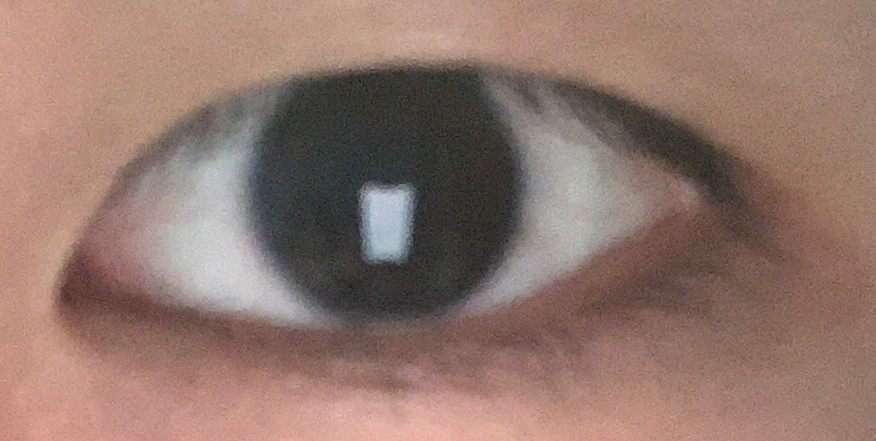
#> input picture blending/eye.jpg, 876 x 441 px
$ python blending.py
#> lines starting #> are read from the running program, lines starting #| are printed output that depends on the picture
import cv2 as cv
import numpy as np
from matplotlib import pyplot as plt

plot_grid_size = (4,6)

def plot_img(index, img, title):
    plt.subplot(plot_grid_size[0],plot_grid_size[1],index)
    plt.imshow(img[...,::-1])#rgb 순으로 출력
    plt.axis('off'), plt.title(title)

def display_untilKey(Pimgs, Titles):
    for img, title in zip(Pimgs, Titles):
        cv.imshow(title, img)
    cv.waitKey(0)

def generate_gaussian_pyramid(img, levels):
    GP = [img]
    for i in range(1, levels): # 0 to levels - 1 same as range(0, levels, 1)
        img = cv.pyrDown(img)
        GP.append(img)
    return GP

def generate_laplacian_pyramid(GP):
    levels = len(GP)
    LP = [] #[GP[levels + 1]]
    for i in range(levels-1, 0, -1):
        upsample_img = cv.pyrUp(GP[i], None, GP[i-1].shape[:2])
        laplacian_img = cv.subtract(GP[i-1], upsample_img)
        LP.append(laplacian_img)
    LP.reverse()
    return LP

def generate_pyramid_composition_image(Pimgs):
    levels = len(Pimgs)
    rows, cols = Pimgs[0].shape[:2]
    composite_image = np.zeros((rows, cols + int(cols / 2 + 0.5), 3), dtype=Pimgs[0].dtype)
    composite_image[:rows, :cols, :] = Pimgs[0]
    i_row = 0
    for p in Pimgs[1:]:
        n_rows, n_cols = p.shape[:2]
        composite_image[i_row:i_row + n_rows, cols:cols + n_cols,:] = p
        i_row += n_rows
    return composite_image

def stitch_LhalfAndRhalf(P_left, P_right):
    P_stitch = []
    for la,lb in zip(P_left, P_right):
        left=la.copy()
        right=lb.copy()
        l_x=left.shape[0];l_y=left.shape[1]
        r_x=right.shape[0];r_y=right.shape[1]
        left[(l_x-r_x)//2:((l_x-r_x)//2)+r_x , (l_y-r_y)//2:((l_y-r_y)//2)+r_y]=right
        P_stitch.append(left)
    return P_stitch

img_eye = cv.imread("./eye.jpg")
#> img_eye is the input picture: shape (441, 876, 3); mean B, G, R 108.1, 117.9, 144.9
img_hand = cv.imread("./hand.jpg")
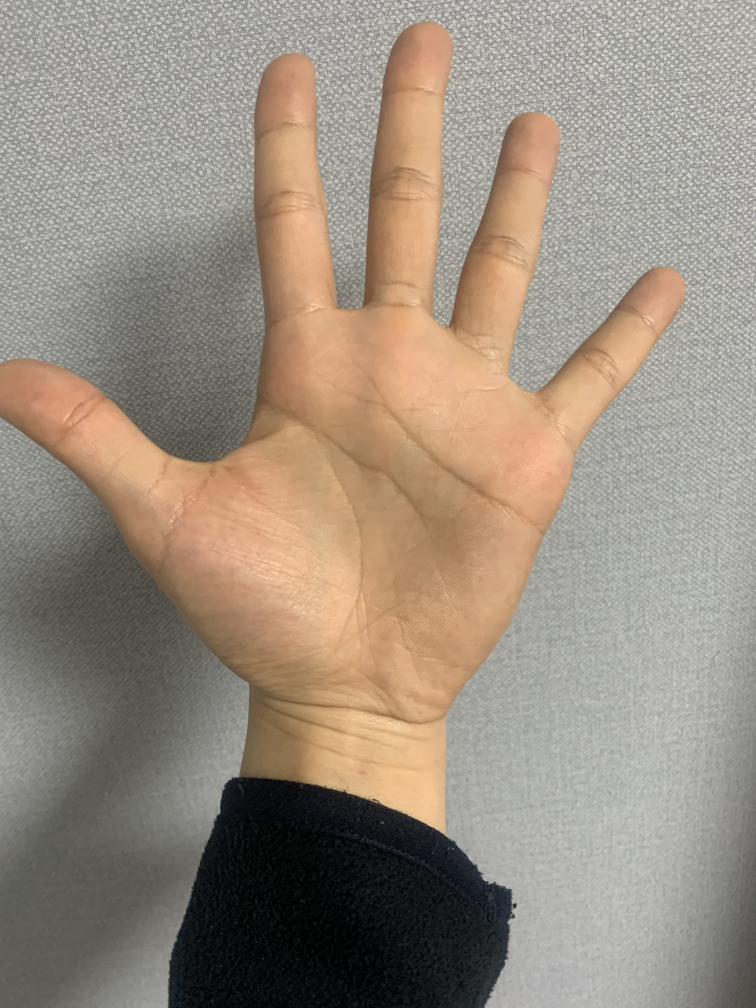
#> input picture blending/hand.jpg, 3024 x 4032 px (shown at 1/4 size)
#> img_hand is the input picture: shape (4032, 3024, 3); mean B, G, R 127.5, 141.1, 153.5

img_eye=cv.resize(img_eye, (101, 101))
#> img_eye: shape (101, 101, 3)
img_hand=cv.resize(img_hand, (501, 501))
#> img_hand: shape (501, 501, 3)

plot_img(1, img_eye, "eye")
plot_img(2, img_hand, "hand")


GP_eye = generate_gaussian_pyramid(img_eye, 6)
#> after the loop in generate_gaussian_pyramid, `for i in range(1, levels):`: GP = 6 items
#> GP_eye = 6 items
GP_hand = generate_gaussian_pyramid(img_hand, 6)
#> GP_hand = 6 items
LP_eye = generate_laplacian_pyramid(GP_eye)
#> in generate_laplacian_pyramid, `levels = len(GP)`: levels = 6
#> after the loop in generate_laplacian_pyramid, `for i in range(levels-1, 0, -1):`: LP = 5 items
#> LP_eye = 5 items
LP_hand = generate_laplacian_pyramid(GP_hand)
#> LP_hand = 5 items


display_untilKey([generate_pyramid_composition_image(GP_eye),
                   generate_pyramid_composition_image(GP_hand),
                   generate_pyramid_composition_image(LP_eye),
                   generate_pyramid_composition_image(LP_hand)],
                  ["GP_eye", "GP_hand", "LP_eye", "LP_hand"])
#> in generate_pyramid_composition_image, `levels = len(Pimgs)`: levels = 6
#> the loop in generate_pyramid_composition_image, `for p in Pimgs[1:]:` made 5 passes
#> (n_rows, n_cols, i_row) on passes 1 to 5: (51, 51, 51), (26, 26, 77), (13, 13, 90), (7, 7, 97), (4, 4, 101)
#> after the loop in generate_pyramid_composition_image, `for p in Pimgs[1:]:`:
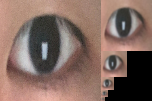
#> composite_image: shape (101, 152, 3); mean of channels 0, 1, 2 96.6, 105.4, 129.6; drawn as B, G, R
#> after the loop in generate_pyramid_composition_image, `for p in Pimgs[1:]:`: i_row = 101
#> the loop in generate_pyramid_composition_image (call 2), `for p in Pimgs[1:]:` made 5 passes
#> (n_rows, n_cols, i_row) on passes 1 to 5: (251, 251, 251), (126, 126, 377), (63, 63, 440), (32, 32, 472), (16, 16, 488)
#> in generate_pyramid_composition_image (call 3), `levels = len(Pimgs)`: levels = 5
#> the loop in generate_pyramid_composition_image (call 3), `for p in Pimgs[1:]:` made 4 passes
#> after the loop in generate_pyramid_composition_image (call 3), `for p in Pimgs[1:]:`:
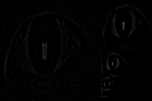
#> composite_image: shape (101, 152, 3); mean of channels 0, 1, 2 2.2, 2.2, 2.3; drawn as B, G, R
#> after the loop in generate_pyramid_composition_image (call 3), `for p in Pimgs[1:]:`: i_row = 97
#> after the loop in generate_pyramid_composition_image (call 4), `for p in Pimgs[1:]:`: composite_image: shape (501, 752, 3); mean of channels 0, 1, 2 2.5, 2.6, 2.6
#> the loop in display_untilKey, `for img, title in zip(Pimgs, Titles):` made 4 passes
#> title on passes 1 to 4: 'GP_eye', 'GP_hand', 'LP_eye', 'LP_hand'


LP_stitch = stitch_LhalfAndRhalf(LP_hand,LP_eye)
#> the loop in stitch_LhalfAndRhalf, `for la,lb in zip(P_left, P_right):` made 5 passes
#> (l_x, l_y, r_x, r_y) on passes 1 to 5: (501, 501, 101, 101), (251, 251, 51, 51), (126, 126, 26, 26), (63, 63, 13, 13), (32, 32, 7, 7)
#> pass 1, in stitch_LhalfAndRhalf, `left=la.copy()`:
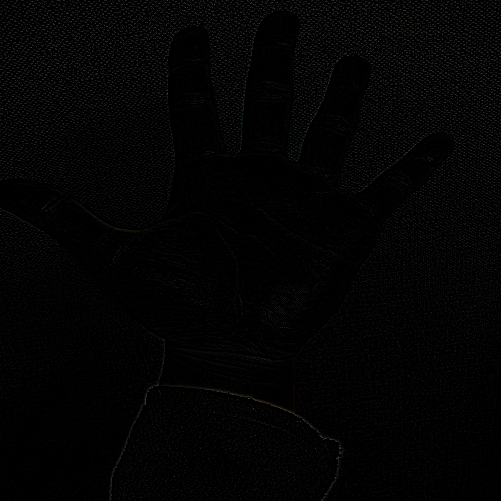
#> left: shape (501, 501, 3); mean of channels 0, 1, 2 3.3, 3.4, 3.4; drawn as B, G, R
#> after the loop in stitch_LhalfAndRhalf, `for la,lb in zip(P_left, P_right):`: P_stitch = 5 items
#> LP_stitch = 5 items
GP_stitch = stitch_LhalfAndRhalf(GP_hand,GP_eye)
#> the loop in stitch_LhalfAndRhalf (call 2), `for la,lb in zip(P_left, P_right):` made 6 passes
#> GP_stitch = 6 items

display_untilKey([generate_pyramid_composition_image(GP_stitch),
                   generate_pyramid_composition_image(LP_stitch)],
                  ["composite GP imgs", "composite LP imgs"])
#> in generate_pyramid_composition_image (call 5), `levels = len(Pimgs)`: levels = 6
#> the loop in generate_pyramid_composition_image (call 5), `for p in Pimgs[1:]:` made 5 passes
#> after the loop in generate_pyramid_composition_image (call 5), `for p in Pimgs[1:]:`:
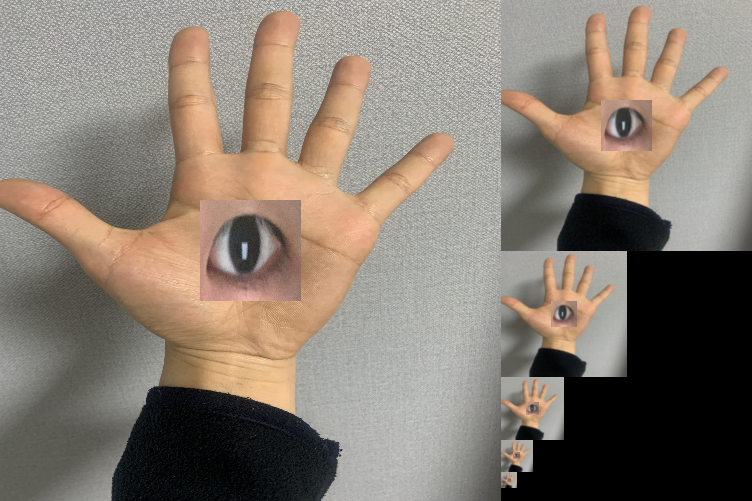
#> composite_image: shape (501, 752, 3); mean of channels 0, 1, 2 113.2, 124.2, 134.7; drawn as B, G, R
#> after the loop in generate_pyramid_composition_image (call 5), `for p in Pimgs[1:]:`: i_row = 488
#> after the loop in generate_pyramid_composition_image (call 6), `for p in Pimgs[1:]:`: composite_image: shape (501, 752, 3); mean of channels 0, 1, 2 2.5, 2.6, 2.6
#> the loop in display_untilKey (call 2), `for img, title in zip(Pimgs, Titles):` made 2 passes

recon_img = GP_stitch[-1]
lp_maxlev = len(LP_stitch) - 1
#> lp_maxlev = 4
plot_img(6, recon_img.copy(), "level: " + str(5))

for i in range(lp_maxlev, -1, -1):
    recon_img = cv.pyrUp(recon_img, None,LP_stitch[i].shape[:2])
    plot_img(i + 1 + 12, recon_img.copy(), "level: " + str(i))
    recon_img = cv.add(recon_img, LP_stitch[i])
    plot_img(i + 1, recon_img.copy(), "level: " + str(i))
    plot_img(i + 1 + 6, LP_stitch[i].copy(), "level: " + str(i))
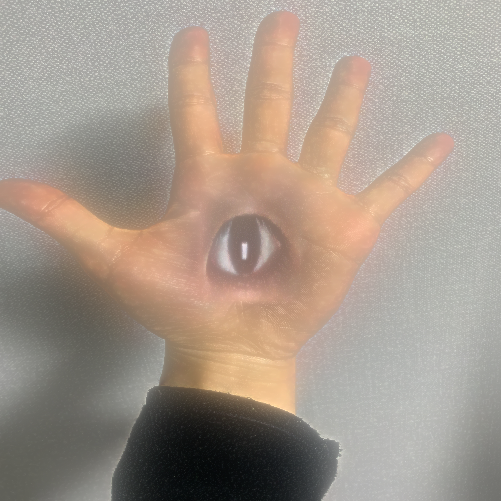
#> recon_img: shape (501, 501, 3); mean of channels 0, 1, 2 139.1, 151, 164.5; drawn as B, G, R

plot_img(1, recon_img, "result")
plt.show()
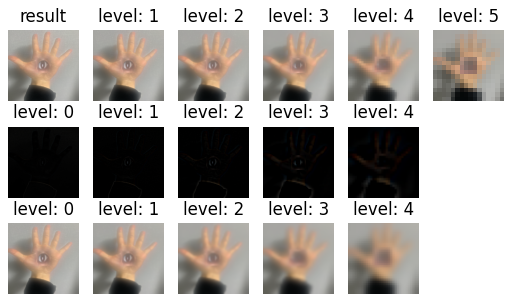
#> figure drawn by matplotlib, 16 panels
